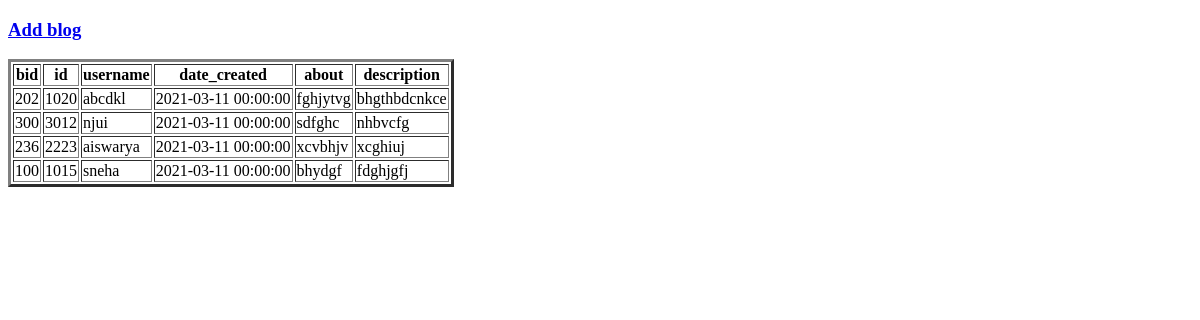
The page /bdes on the database as committed earlier.
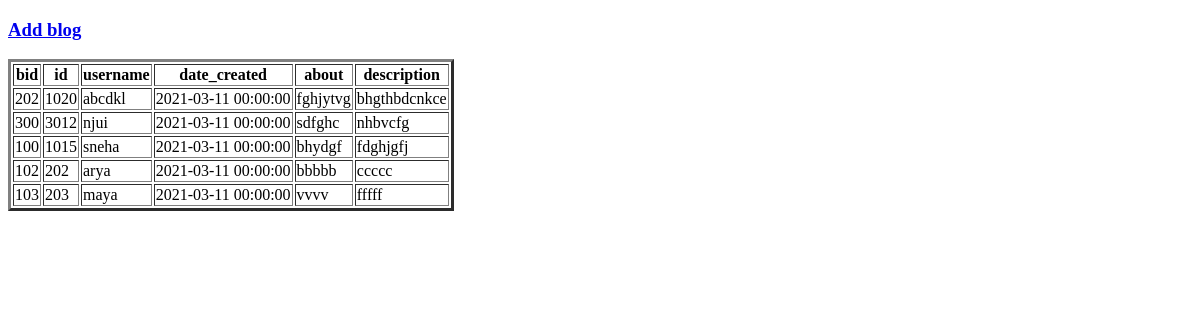
The same page on the database as committed later.
### enter.py (models this page shows)
class blog(db.Model):
    bid = db.Column(db.String(120), primary_key=True)
    id = db.Column(db.String(120), db.ForeignKey('register'))
    username = db.Column(db.String(100), unique=False, nullable=False)
    date_created = db.Column(db.DateTime, nullable=False)
    about = db.Column(db.String(120), unique=False, nullable=False)
    description = db.Column(db.String(800), unique=False, nullable=False)

### enter.py (the view)
@app.route('/bdes')
def bdes():
    result1=blog.query.all()
    return render_template('bdes.html',result=result1 )

### templates/bdes.html (shortened to what this page needs)
<!DOCTYPE html>
<html>
<head>
</head>
<body>
	<h3><a href="{{url_for('services')}}">Add blog</a></h3>
	<table border="3">
		<thead>
			<tr>
				<th>bid</th>
				<th>id</th>
				<th>username</th>
				<th>date_created</th>
				<th>about</th>
				<th>description</th>
			</tr>
		</thead>
		<tbody>
			{% for user in result %}
				<tr>
					<td>{{user.bid}}</td>
					<td>{{user.id}}</td>
					<td>{{user.username}}</td>
					<td>{{user.date_created}}</td>
					<td>{{user.about}}</td>
					<td>{{user.description}}</td>
				</tr>
			{% endfor %}
		</tbody>
	</table>
</body>
</html>

Rows that differ between the two databases and show on the page:
removed blog: bid "236", id "2223", username "aiswarya", date_created "2021-03-11 00:00:00", about "xcvbhjv", description "xcghiuj"
added blog: bid "102", id "202", username "arya", date_created "2021-03-11 00:00:00", about "bbbbb", description "ccccc"
added blog: bid "103", id "203", username "maya", date_created "2021-03-11 00:00:00", about "vvvv", description "fffff"
